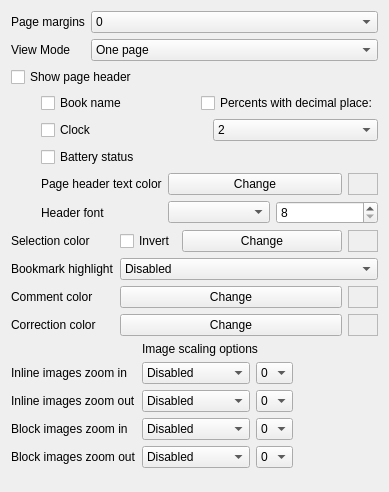
     <widget class="QWidget" name="tabPage">
      <attribute name="title">
       <string>Page</string>
      </attribute>
      <layout class="QVBoxLayout" name="verticalLayout_4">
       <item>
        <layout class="QVBoxLayout" name="verticalLayout_3">
         <item>
          <layout class="QFormLayout" name="formLayout_2">
           <property name="fieldGrowthPolicy">
            <enum>QFormLayout::AllNonFixedFieldsGrow</enum>
           </property>
           <item row="1" column="1">
            <widget class="QComboBox" name="cbViewMode">
             <property name="sizePolicy">
              <sizepolicy hsizetype="Preferred" vsizetype="Fixed">
               <horstretch>0</horstretch>
               <verstretch>0</verstretch>
              </sizepolicy>
             </property>
             <item>
              <property name="text">
               <string>One page</string>
              </property>
             </item>
             <item>
              <property name="text">
               <string>Two pages</string>
              </property>
             </item>
             <item>
              <property name="text">
               <string>Scroll View</string>
              </property>
             </item>
            </widget>
           </item>
           <item row="1" column="0">
            <widget class="QLabel" name="label_3">
             <property name="sizePolicy">
              <sizepolicy hsizetype="Maximum" vsizetype="Preferred">
               <horstretch>0</horstretch>
               <verstretch>0</verstretch>
              </sizepolicy>
             </property>
             <property name="text">
              <string>View Mode</string>
             </property>
            </widget>
           </item>
           <item row="0" column="0">
            <widget class="QLabel" name="label_4">
             <property name="sizePolicy">
              <sizepolicy hsizetype="Maximum" vsizetype="Preferred">
               <horstretch>0</horstretch>
               <verstretch>0</verstretch>
              </sizepolicy>
             </property>
             <property name="text">
              <string>Page margins</string>
             </property>
            </widget>
           </item>
           <item row="0" column="1">
            <widget class="QComboBox" name="cbMargins">
             <item>
              <property name="text">
               <string>0</string>
              </property>
             </item>
             <item>
              <property name="text">
               <string>1</string>
              </property>
             </item>
             <item>
              <property name="text">
               <string>2</string>
              </property>
             </item>
             <item>
              <property name="text">
               <string>3</string>
              </property>
             </item>
             <item>
              <property name="text">
               <string>4</string>
              </property>
             </item>
             <item>
              <property name="text">
               <string>5</string>
              </property>
             </item>
             <item>
              <property name="text">
               <string>6</string>
              </property>
             </item>
             <item>
              <property name="text">
               <string>7</string>
              </property>
             </item>
             <item>
              <property name="text">
               <string>8</string>
              </property>
             </item>
             <item>
              <property name="text">
               <string>9</string>
              </property>
             </item>
             <item>
              <property name="text">
               <string>10</string>
              </property>
             </item>
             <item>
              <property name="text">
               <string>11</string>
              </property>
             </item>
             <item>
              <property name="text">
               <string>12</string>
              </property>
             </item>
             <item>
              <property name="text">
               <string>15</string>
              </property>
             </item>
             <item>
              <property name="text">
               <string>20</string>
              </property>
             </item>
             <item>
              <property name="text">
               <string>25</string>
              </property>
             </item>
             <item>
              <property name="text">
               <string>30</string>
              </property>
             </item>
             <item>
              <property name="text">
               <string>40</string>
              </property>
             </item>
             <item>
              <property name="text">
               <string>50</string>
              </property>
             </item>
             <item>
              <property name="text">
               <string>60</string>
              </property>
             </item>
            </widget>
           </item>
          </layout>
         </item>
         <item>
          <widget class="QCheckBox" name="cbShowPageHeader">
           <property name="text">
            <string>Show page header</string>
           </property>
          </widget>
         </item>
         <item>
          <layout class="QHBoxLayout" name="horizontalLayout_2">
           <item>
            <spacer name="horizontalSpacer">
             <property name="orientation">
              <enum>Qt::Horizontal</enum>
             </property>
             <property name="sizeType">
              <enum>QSizePolicy::Maximum</enum>
             </property>
             <property name="sizeHint" stdset="0">
              <size>
               <width>30</width>
               <height>20</height>
              </size>
             </property>
            </spacer>
           </item>
           <item>
            <widget class="QCheckBox" name="cbShowBookName">
             <property name="text">
              <string>Book name</string>
             </property>
            </widget>
           </item>
           <item>
            <widget class="QCheckBox" name="cbShowPercentP">
             <property name="text">
              <string>Percents with decimal place:</string>
             </property>
            </widget>
           </item>
          </layout>
         </item>
         <item>
          <layout class="QHBoxLayout" name="horizontalLayout_3">
           <item>
            <spacer name="horizontalSpacer_2">
             <property name="orientation">
              <enum>Qt::Horizontal</enum>
             </property>
             <property name="sizeType">
              <enum>QSizePolicy::Maximum</enum>
             </property>
             <property name="sizeHint" stdset="0">
              <size>
               <width>30</width>
               <height>20</height>
              </size>
             </property>
            </spacer>
           </item>
           <item>
            <widget class="QCheckBox" name="cbShowClock">
             <property name="text">
              <string>Clock</string>
             </property>
            </widget>
           </item>
           <item>
            <widget class="QComboBox" name="cbPercentPd">
             <property name="currentIndex">
              <number>2</number>
             </property>
             <item>
              <property name="text">
               <string>0</string>
              </property>
             </item>
             <item>
              <property name="text">
               <string>1</string>
              </property>
             </item>
             <item>
              <property name="text">
               <string>2</string>
              </property>
             </item>
            </widget>
           </item>
          </layout>
         </item>
         <item>
          <layout class="QHBoxLayout" name="horizontalLayout_5">
           <item>
            <spacer name="horizontalSpacer_4">
             <property name="orientation">
              <enum>Qt::Horizontal</enum>
             </property>
             <property name="sizeType">
              <enum>QSizePolicy::Maximum</enum>
             </property>
             <property name="sizeHint" stdset="0">
              <size>
               <width>30</width>
               <height>20</height>
              </size>
             </property>
            </spacer>
           </item>
           <item>
            <widget class="QCheckBox" name="cbShowBattery">
             <property name="text">
              <string>Battery status</string>
             </property>
            </widget>
           </item>
          </layout>
         </item>
         <item>
          <layout class="QHBoxLayout" name="horizontalLayout_6">
           <item>
            <spacer name="horizontalSpacer_5">
             <property name="orientation">
              <enum>Qt::Horizontal</enum>
             </property>
             <property name="sizeType">
              <enum>QSizePolicy::Maximum</enum>
             </property>
             <property name="sizeHint" stdset="0">
              <size>
               <width>30</width>
               <height>20</height>
              </size>
             </property>
            </spacer>
           </item>
           <item>
            <layout class="QFormLayout" name="formLayout_4">
             <property name="fieldGrowthPolicy">
              <enum>QFormLayout::AllNonFixedFieldsGrow</enum>
             </property>
             <item row="1" column="0">
              <widget class="QLabel" name="label_7">
               <property name="text">
                <string>Header font</string>
               </property>
              </widget>
             </item>
             <item row="1" column="1">
              <layout class="QHBoxLayout" name="horizontalLayout">
               <item>
                <widget class="QComboBox" name="cbTitleFontFace"/>
               </item>
               <item>
                <widget class="QSpinBox" name="sbTitleFontSize">
                 <property name="minimum">
                  <number>8</number>
                 </property>
                 <property name="maximum">
                  <number>100</number>
                 </property>
                </widget>
               </item>
              </layout>
             </item>
             <item row="0" column="0">
              <widget class="QLabel" name="label_11">
               <property name="text">
                <string>Page header text color</string>
               </property>
              </widget>
             </item>
             <item row="0" column="1">
              <layout class="QHBoxLayout" name="horizontalLayout_4">
               <item>
                <widget class="QPushButton" name="btnHeaderTextColor">
                 <property name="sizePolicy">
                  <sizepolicy hsizetype="Preferred" vsizetype="Fixed">
                   <horstretch>0</horstretch>
                   <verstretch>0</verstretch>
                  </sizepolicy>
                 </property>
                 <property name="text">
                  <string>Change</string>
                 </property>
                </widget>
               </item>
               <item>
                <widget class="QFrame" name="frmHeaderTextColor">
                 <property name="sizePolicy">
                  <sizepolicy hsizetype="Minimum" vsizetype="Preferred">
                   <horstretch>0</horstretch>
                   <verstretch>0</verstretch>
                  </sizepolicy>
                 </property>
                 <property name="maximumSize">
                  <size>
                   <width>30</width>
                   <height>30</height>
                  </size>
                 </property>
                 <property name="autoFillBackground">
                  <bool>true</bool>
                 </property>
                 <property name="frameShape">
                  <enum>QFrame::StyledPanel</enum>
                 </property>
                 <property name="frameShadow">
                  <enum>QFrame::Sunken</enum>
                 </property>
                 <property name="lineWidth">
                  <number>1</number>
                 </property>
                 <property name="midLineWidth">
                  <number>5</number>
                 </property>
                </widget>
               </item>
              </layout>
             </item>
            </layout>
           </item>
          </layout>
         </item>
         <item>
          <layout class="QFormLayout" name="formLayout_6">
           <item row="0" column="0">
            <widget class="QLabel" name="label">
             <property name="text">
              <string>Selection color</string>
             </property>
            </widget>
           </item>
           <item row="0" column="1">
            <layout class="QHBoxLayout" name="horizontalLayout_7">
             <item>
              <widget class="QCheckBox" name="cbInvertSelection">
               <property name="sizePolicy">
                <sizepolicy hsizetype="Minimum" vsizetype="Fixed">
                 <horstretch>0</horstretch>
                 <verstretch>0</verstretch>
                </sizepolicy>
               </property>
               <property name="text">
                <string>Invert</string>
               </property>
              </widget>
             </item>
             <item>
              <widget class="QPushButton" name="btnSelectionColor">
               <property name="sizePolicy">
                <sizepolicy hsizetype="Expanding" vsizetype="Fixed">
                 <horstretch>0</horstretch>
                 <verstretch>0</verstretch>
                </sizepolicy>
               </property>
               <property name="text">
                <string>Change</string>
               </property>
              </widget>
             </item>
             <item>
              <widget class="QFrame" name="frmSelectionColor">
               <property name="sizePolicy">
                <sizepolicy hsizetype="Expanding" vsizetype="Preferred">
                 <horstretch>0</horstretch>
                 <verstretch>0</verstretch>
                </sizepolicy>
               </property>
               <property name="maximumSize">
                <size>
                 <width>30</width>
                 <height>30</height>
                </size>
               </property>
               <property name="autoFillBackground">
                <bool>true</bool>
               </property>
               <property name="frameShape">
                <enum>QFrame::StyledPanel</enum>
               </property>
               <property name="frameShadow">
                <enum>QFrame::Sunken</enum>
               </property>
               <property name="lineWidth">
                <number>1</number>
               </property>
               <property name="midLineWidth">
                <number>5</number>
               </property>
              </widget>
             </item>
            </layout>
           </item>
           <item row="2" column="0">
            <widget class="QLabel" name="label_2">
             <property name="text">
              <string>Comment color</string>
             </property>
            </widget>
           </item>
           <item row="2" column="1">
            <layout class="QHBoxLayout" name="horizontalLayout_8">
             <item>
              <widget class="QPushButton" name="btnCommentColor">
               <property name="sizePolicy">
                <sizepolicy hsizetype="Expanding" vsizetype="Fixed">
                 <horstretch>0</horstretch>
                 <verstretch>0</verstretch>
                </sizepolicy>
               </property>
               <property name="text">
                <string>Change</string>
               </property>
              </widget>
             </item>
             <item>
              <widget class="QFrame" name="frmCommentColor">
               <property name="sizePolicy">
                <sizepolicy hsizetype="Expanding" vsizetype="Preferred">
                 <horstretch>0</horstretch>
                 <verstretch>0</verstretch>
                </sizepolicy>
               </property>
               <property name="maximumSize">
                <size>
                 <width>30</width>
                 <height>30</height>
                </size>
               </property>
               <property name="autoFillBackground">
                <bool>true</bool>
               </property>
               <property name="frameShape">
                <enum>QFrame::StyledPanel</enum>
               </property>
               <property name="frameShadow">
                <enum>QFrame::Sunken</enum>
               </property>
               <property name="lineWidth">
                <number>1</number>
               </property>
               <property name="midLineWidth">
                <number>5</number>
               </property>
              </widget>
             </item>
            </layout>
           </item>
           <item row="3" column="0">
            <widget class="QLabel" name="label_39">
             <property name="text">
              <string>Correction color</string>
             </property>
            </widget>
           </item>
           <item row="3" column="1">
            <layout class="QHBoxLayout" name="horizontalLayout_9">
             <item>
              <widget class="QPushButton" name="btnCorrectionColor">
               <property name="sizePolicy">
                <sizepolicy hsizetype="Expanding" vsizetype="Fixed">
                 <horstretch>0</horstretch>
                 <verstretch>0</verstretch>
                </sizepolicy>
               </property>
               <property name="text">
                <string>Change</string>
               </property>
              </widget>
             </item>
             <item>
              <widget class="QFrame" name="frmCorrectionColor">
               <property name="sizePolicy">
                <sizepolicy hsizetype="Expanding" vsizetype="Preferred">
                 <horstretch>0</horstretch>
                 <verstretch>0</verstretch>
                </sizepolicy>
               </property>
               <property name="maximumSize">
                <size>
                 <width>30</width>
                 <height>30</height>
                </size>
               </property>
               <property name="autoFillBackground">
                <bool>true</bool>
               </property>
               <property name="frameShape">
                <enum>QFrame::StyledPanel</enum>
               </property>
               <property name="frameShadow">
                <enum>QFrame::Sunken</enum>
               </property>
               <property name="lineWidth">
                <number>1</number>
               </property>
               <property name="midLineWidth">
                <number>5</number>
               </property>
              </widget>
             </item>
            </layout>
           </item>
           <item row="1" column="0">
            <widget class="QLabel" name="label_40">
             <property name="text">
              <string>Bookmark highlight</string>
             </property>
            </widget>
           </item>
           <item row="1" column="1">
            <widget class="QComboBox" name="cbBookmarkHighlightMode">
             <property name="sizePolicy">
              <sizepolicy hsizetype="Expanding" vsizetype="Fixed">
               <horstretch>0</horstretch>
               <verstretch>0</verstretch>
              </sizepolicy>
             </property>
             <item>
              <property name="text">
               <string>Disabled</string>
              </property>
             </item>
             <item>
              <property name="text">
               <string>Solid fill</string>
              </property>
             </item>
             <item>
              <property name="text">
               <string>Underline</string>
              </property>
             </item>
            </widget>
           </item>
          </layout>
         </item>
         <item>
          <layout class="QFormLayout" name="formLayout_7">
           <property name="fieldGrowthPolicy">
            <enum>QFormLayout::ExpandingFieldsGrow</enum>
           </property>
           <item row="2" column="0">
            <widget class="QLabel" name="label_41">
             <property name="text">
              <string>Inline images zoom in</string>
             </property>
            </widget>
           </item>
           <item row="2" column="1">
            <layout class="QHBoxLayout" name="horizontalLayout_25">
             <item>
              <widget class="QComboBox" name="cbImageInlineZoominMode">
               <item>
                <property name="text">
                 <string>Disabled</string>
                </property>
               </item>
               <item>
                <property name="text">
                 <string>Integer scale</string>
                </property>
               </item>
               <item>
                <property name="text">
                 <string>Arbitrary scale</string>
                </property>
               </item>
              </widget>
             </item>
             <item>
              <widget class="QComboBox" name="cbImageInlineZoominScale">
               <item>
                <property name="text">
                 <string>0</string>
                </property>
               </item>
               <item>
                <property name="text">
                 <string>1</string>
                </property>
               </item>
               <item>
                <property name="text">
                 <string>2</string>
                </property>
               </item>
               <item>
                <property name="text">
                 <string>3</string>
                </property>
               </item>
              </widget>
             </item>
            </layout>
           </item>
           <item row="3" column="1">
            <layout class="QHBoxLayout" name="horizontalLayout_18">
             <item>
              <widget class="QComboBox" name="cbImageInlineZoomoutMode">
               <item>
                <property name="text">
                 <string>Disabled</string>
                </property>
               </item>
               <item>
                <property name="text">
                 <string>Integer scale</string>
                </property>
               </item>
               <item>
                <property name="text">
                 <string>Arbitrary scale</string>
                </property>
               </item>
              </widget>
             </item>
             <item>
              <widget class="QComboBox" name="cbImageInlineZoomoutScale">
               <item>
                <property name="text">
                 <string>0</string>
                </property>
               </item>
               <item>
                <property name="text">
                 <string>1</string>
                </property>
               </item>
               <item>
                <property name="text">
                 <string>2</string>
                </property>
               </item>
               <item>
                <property name="text">
                 <string>3</string>
                </property>
               </item>
              </widget>
             </item>
            </layout>
           </item>
           <item row="5" column="0">
            <widget class="QLabel" name="label_65">
             <property name="text">
              <string>Block images zoom in</string>
             </property>
            </widget>
           </item>
           <item row="5" column="1">
            <layout class="QHBoxLayout" name="horizontalLayout_17">
             <item>
              <widget class="QComboBox" name="cbImageBlockZoominMode">
               <item>
                <property name="text">
                 <string>Disabled</string>
                </property>
               </item>
               <item>
                <property name="text">
                 <string>Integer scale</string>
                </property>
               </item>
               <item>
                <property name="text">
                 <string>Arbitrary scale</string>
                </property>
               </item>
              </widget>
             </item>
             <item>
              <widget class="QComboBox" name="cbImageBlockZoominScale">
               <item>
                <property name="text">
                 <string>0</string>
                </property>
               </item>
               <item>
                <property name="text">
                 <string>1</string>
                </property>
               </item>
               <item>
                <property name="text">
                 <string>2</string>
                </property>
               </item>
               <item>
                <property name="text">
                 <string>3</string>
                </property>
               </item>
              </widget>
             </item>
            </layout>
           </item>
           <item row="7" column="0">
            <widget class="QLabel" name="label_53">
             <property name="text">
              <string>Block images zoom out</string>
             </property>
            </widget>
           </item>
           <item row="7" column="1">
            <layout class="QHBoxLayout" name="horizontalLayout_12">
             <item>
              <widget class="QComboBox" name="cbImageBlockZoomoutMode">
               <item>
                <property name="text">
                 <string>Disabled</string>
                </property>
               </item>
               <item>
                <property name="text">
                 <string>Integer scale</string>
                </property>
               </item>
               <item>
                <property name="text">
                 <string>Arbitrary scale</string>
                </property>
               </item>
              </widget>
             </item>
             <item>
              <widget class="QComboBox" name="cbImageBlockZoomoutScale">
               <item>
                <property name="text">
                 <string>0</string>
                </property>
               </item>
               <item>
                <property name="text">
                 <string>1</string>
                </property>
               </item>
               <item>
                <property name="text">
                 <string>2</string>
                </property>
               </item>
               <item>
                <property name="text">
                 <string>3</string>
                </property>
               </item>
              </widget>
             </item>
            </layout>
           </item>
           <item row="3" column="0">
            <widget class="QLabel" name="label_64">
             <property name="text">
              <string>Inline images zoom out</string>
             </property>
            </widget>
           </item>
           <item row="1" column="1">
            <widget class="QLabel" name="label_42">
             <property name="text">
              <string>Image scaling options</string>
             </property>
            </widget>
           </item>
          </layout>
         </item>
         <item>
          <spacer name="verticalSpacer_4">
           <property name="orientation">
            <enum>Qt::Vertical</enum>
           </property>
           <property name="sizeHint" stdset="0">
            <size>
             <width>367</width>
             <height>13</height>
            </size>
           </property>
          </spacer>
         </item>
        </layout>
       </item>
      </layout>
     </widget>
